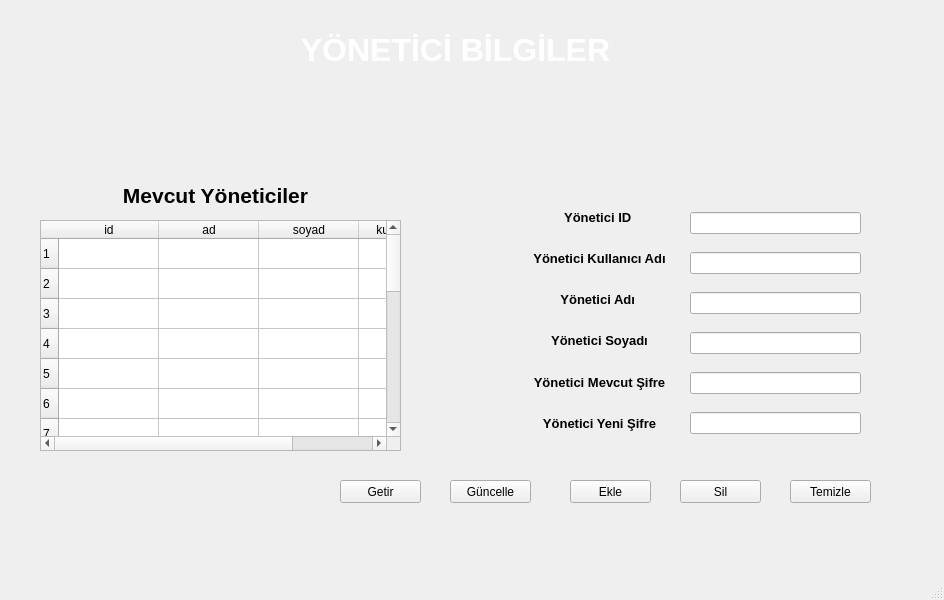
<?xml version="1.0" encoding="UTF-8"?>
<ui version="4.0">
 <class>MainWindow</class>
 <widget class="QMainWindow" name="MainWindow">
  <property name="geometry">
   <rect>
    <x>0</x>
    <y>0</y>
    <width>944</width>
    <height>600</height>
   </rect>
  </property>
  <property name="windowTitle">
   <string>MainWindow</string>
  </property>
  <widget class="QWidget" name="centralwidget">
   <widget class="QLabel" name="label">
    <property name="geometry">
     <rect>
      <x>0</x>
      <y>-50</y>
      <width>991</width>
      <height>651</height>
     </rect>
    </property>
    <property name="text">
     <string/>
    </property>
    <property name="pixmap">
     <pixmap>Adsız.png</pixmap>
    </property>
    <property name="scaledContents">
     <bool>true</bool>
    </property>
   </widget>
   <widget class="QLabel" name="label_2">
    <property name="geometry">
     <rect>
      <x>20</x>
      <y>10</y>
      <width>71</width>
      <height>71</height>
     </rect>
    </property>
    <property name="text">
     <string/>
    </property>
    <property name="pixmap">
     <pixmap>20200316220122!Saglikbakanligi_logo (2).png</pixmap>
    </property>
    <property name="scaledContents">
     <bool>true</bool>
    </property>
   </widget>
   <widget class="QLabel" name="label_3">
    <property name="geometry">
     <rect>
      <x>130</x>
      <y>30</y>
      <width>651</width>
      <height>41</height>
     </rect>
    </property>
    <property name="text">
     <string>&lt;html&gt;&lt;head/&gt;&lt;body&gt;&lt;p align=&quot;center&quot;&gt;&lt;span style=&quot; font-size:24pt; font-weight:600; color:#ffffff;&quot;&gt;YÖNETİCİ BİLGİLER&lt;/span&gt;&lt;/p&gt;&lt;/body&gt;&lt;/html&gt;</string>
    </property>
   </widget>
   <widget class="QTableWidget" name="yoneticitablo">
    <property name="geometry">
     <rect>
      <x>40</x>
      <y>220</y>
      <width>361</width>
      <height>231</height>
     </rect>
    </property>
    <property name="rowCount">
     <number>20</number>
    </property>
    <property name="columnCount">
     <number>4</number>
    </property>
    <row/>
    <row/>
    <row/>
    <row/>
    <row/>
    <row/>
    <row/>
    <row/>
    <row/>
    <row/>
    <row/>
    <row/>
    <row/>
    <row/>
    <row/>
    <row/>
    <row/>
    <row/>
    <row/>
    <row/>
    <column>
     <property name="text">
      <string>id</string>
     </property>
    </column>
    <column>
     <property name="text">
      <string>ad</string>
     </property>
    </column>
    <column>
     <property name="text">
      <string>soyad</string>
     </property>
    </column>
    <column>
     <property name="text">
      <string>kullanici_adi</string>
     </property>
    </column>
   </widget>
   <widget class="QLabel" name="label_4">
    <property name="geometry">
     <rect>
      <x>80</x>
      <y>180</y>
      <width>271</width>
      <height>31</height>
     </rect>
    </property>
    <property name="text">
     <string>&lt;html&gt;&lt;head/&gt;&lt;body&gt;&lt;p align=&quot;center&quot;&gt;&lt;span style=&quot; font-size:16pt; font-weight:600;&quot;&gt;Mevcut Yöneticiler&lt;/span&gt;&lt;/p&gt;&lt;/body&gt;&lt;/html&gt;</string>
    </property>
   </widget>
   <widget class="QPushButton" name="yoneticiguncelle">
    <property name="geometry">
     <rect>
      <x>450</x>
      <y>480</y>
      <width>81</width>
      <height>23</height>
     </rect>
    </property>
    <property name="text">
     <string>Güncelle</string>
    </property>
   </widget>
   <widget class="QPushButton" name="yoneticiekle">
    <property name="geometry">
     <rect>
      <x>570</x>
      <y>480</y>
      <width>81</width>
      <height>23</height>
     </rect>
    </property>
    <property name="text">
     <string>Ekle</string>
    </property>
   </widget>
   <widget class="QPushButton" name="yoneticisil">
    <property name="geometry">
     <rect>
      <x>680</x>
      <y>480</y>
      <width>81</width>
      <height>23</height>
     </rect>
    </property>
    <property name="text">
     <string>Sil</string>
    </property>
   </widget>
   <widget class="QPushButton" name="temizle">
    <property name="geometry">
     <rect>
      <x>790</x>
      <y>480</y>
      <width>81</width>
      <height>23</height>
     </rect>
    </property>
    <property name="text">
     <string>Temizle</string>
    </property>
   </widget>
   <widget class="QWidget" name="layoutWidget">
    <property name="geometry">
     <rect>
      <x>509</x>
      <y>200</y>
      <width>181</width>
      <height>241</height>
     </rect>
    </property>
    <layout class="QVBoxLayout" name="verticalLayout">
     <item>
      <widget class="QLabel" name="label_5">
       <property name="text">
        <string>&lt;html&gt;&lt;head/&gt;&lt;body&gt;&lt;p align=&quot;center&quot;&gt;&lt;span style=&quot; font-size:10pt; font-weight:600;&quot;&gt;Yönetici ID &lt;/span&gt;&lt;/p&gt;&lt;/body&gt;&lt;/html&gt;</string>
       </property>
      </widget>
     </item>
     <item>
      <widget class="QLabel" name="label_6">
       <property name="text">
        <string>&lt;html&gt;&lt;head/&gt;&lt;body&gt;&lt;p align=&quot;center&quot;&gt;&lt;span style=&quot; font-size:10pt; font-weight:600;&quot;&gt;Yönetici Kullanıcı Adı&lt;/span&gt;&lt;/p&gt;&lt;/body&gt;&lt;/html&gt;</string>
       </property>
      </widget>
     </item>
     <item>
      <widget class="QLabel" name="label_7">
       <property name="text">
        <string>&lt;html&gt;&lt;head/&gt;&lt;body&gt;&lt;p align=&quot;center&quot;&gt;&lt;span style=&quot; font-size:10pt; font-weight:600;&quot;&gt;Yönetici Adı &lt;/span&gt;&lt;/p&gt;&lt;/body&gt;&lt;/html&gt;</string>
       </property>
      </widget>
     </item>
     <item>
      <widget class="QLabel" name="label_10">
       <property name="text">
        <string>&lt;html&gt;&lt;head/&gt;&lt;body&gt;&lt;p align=&quot;center&quot;&gt;&lt;span style=&quot; font-size:10pt; font-weight:600;&quot;&gt;Yönetici Soyadı&lt;/span&gt;&lt;/p&gt;&lt;/body&gt;&lt;/html&gt;</string>
       </property>
      </widget>
     </item>
     <item>
      <widget class="QLabel" name="label_8">
       <property name="text">
        <string>&lt;html&gt;&lt;head/&gt;&lt;body&gt;&lt;p align=&quot;center&quot;&gt;&lt;span style=&quot; font-size:10pt; font-weight:600;&quot;&gt;Yönetici Mevcut Şifre&lt;/span&gt;&lt;/p&gt;&lt;/body&gt;&lt;/html&gt;</string>
       </property>
      </widget>
     </item>
     <item>
      <widget class="QLabel" name="label_9">
       <property name="text">
        <string>&lt;html&gt;&lt;head/&gt;&lt;body&gt;&lt;p align=&quot;center&quot;&gt;&lt;span style=&quot; font-size:10pt; font-weight:600;&quot;&gt;Yönetici Yeni Şifre&lt;/span&gt;&lt;/p&gt;&lt;/body&gt;&lt;/html&gt;</string>
       </property>
      </widget>
     </item>
    </layout>
   </widget>
   <widget class="QWidget" name="layoutWidget">
    <property name="geometry">
     <rect>
      <x>690</x>
      <y>200</y>
      <width>171</width>
      <height>251</height>
     </rect>
    </property>
    <layout class="QVBoxLayout" name="verticalLayout_2">
     <item>
      <widget class="QLineEdit" name="yoneticiid"/>
     </item>
     <item>
      <widget class="QLineEdit" name="yoneticikulladi"/>
     </item>
     <item>
      <widget class="QLineEdit" name="yoneticiad"/>
     </item>
     <item>
      <widget class="QLineEdit" name="yoneticisoyad"/>
     </item>
     <item>
      <widget class="QLineEdit" name="yoneticimevcutsifre"/>
     </item>
     <item>
      <widget class="QLineEdit" name="yoneticiyenisifre"/>
     </item>
    </layout>
   </widget>
   <widget class="QPushButton" name="yoneticigetir">
    <property name="geometry">
     <rect>
      <x>340</x>
      <y>480</y>
      <width>81</width>
      <height>23</height>
     </rect>
    </property>
    <property name="text">
     <string>Getir</string>
    </property>
   </widget>
  </widget>
  <widget class="QMenuBar" name="menubar">
   <property name="geometry">
    <rect>
     <x>0</x>
     <y>0</y>
     <width>944</width>
     <height>21</height>
    </rect>
   </property>
  </widget>
  <widget class="QStatusBar" name="statusbar"/>
 </widget>
 <resources/>
 <connections/>
</ui>
